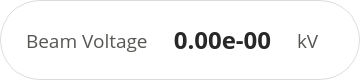
           <widget class="QGroupBox" name="beam_volt_group">
            <property name="enabled">
             <bool>true</bool>
            </property>
            <property name="minimumSize">
             <size>
              <width>360</width>
              <height>80</height>
             </size>
            </property>
            <property name="maximumSize">
             <size>
              <width>360</width>
              <height>80</height>
             </size>
            </property>
            <property name="font">
             <font>
              <family>Open Sans</family>
              <pointsize>13</pointsize>
              <weight>75</weight>
              <bold>true</bold>
             </font>
            </property>
            <property name="styleSheet">
             <string notr="true">QGroupBox { border: none; background: white; border-radius: 40px; border: 1px solid rgb(220,220,220); }
QGroupBox::title { subcontrol-origin: margin; padding: 0px 8px; left: 16px; top: 16px; color: rgb(85, 87, 83); }
QGroupBox::title:disabled { color: rgb(180,180,180); }</string>
            </property>
            <property name="title">
             <string/>
            </property>
            <layout class="QHBoxLayout" name="horizontalLayout_25" stretch="0,1,0">
             <property name="spacing">
              <number>0</number>
             </property>
             <property name="leftMargin">
              <number>25</number>
             </property>
             <property name="rightMargin">
              <number>25</number>
             </property>
             <item>
              <widget class="QLabel" name="label_49">
               <property name="minimumSize">
                <size>
                 <width>122</width>
                 <height>0</height>
                </size>
               </property>
               <property name="maximumSize">
                <size>
                 <width>122</width>
                 <height>10000</height>
                </size>
               </property>
               <property name="font">
                <font>
                 <family>Open Sans</family>
                 <pointsize>14</pointsize>
                </font>
               </property>
               <property name="styleSheet">
                <string notr="true">color: rgb(85, 87, 83); background: transparent;</string>
               </property>
               <property name="text">
                <string>Beam Voltage</string>
               </property>
              </widget>
             </item>
             <item>
              <widget class="QLabel" name="beam_volt_label">
               <property name="font">
                <font>
                 <family>Open Sans</family>
                 <pointsize>18</pointsize>
                 <weight>75</weight>
                 <bold>true</bold>
                </font>
               </property>
               <property name="styleSheet">
                <string notr="true">color: rgb(40, 40, 40); background: white;</string>
               </property>
               <property name="text">
                <string>0.00e-00</string>
               </property>
               <property name="alignment">
                <set>Qt::AlignCenter</set>
               </property>
              </widget>
             </item>
             <item>
              <widget class="QLabel" name="label_31">
               <property name="minimumSize">
                <size>
                 <width>37</width>
                 <height>0</height>
                </size>
               </property>
               <property name="maximumSize">
                <size>
                 <width>37</width>
                 <height>16777215</height>
                </size>
               </property>
               <property name="font">
                <font>
                 <family>Open Sans</family>
                 <pointsize>14</pointsize>
                </font>
               </property>
               <property name="styleSheet">
                <string notr="true">color: rgb(85, 87, 83); background: transparent;</string>
               </property>
               <property name="text">
                <string>kV</string>
               </property>
               <property name="alignment">
                <set>Qt::AlignLeading|Qt::AlignLeft|Qt::AlignVCenter</set>
               </property>
              </widget>
             </item>
            </layout>
            <zorder>label_31</zorder>
            <zorder>beam_volt_label</zorder>
            <zorder>label_49</zorder>
           </widget>
